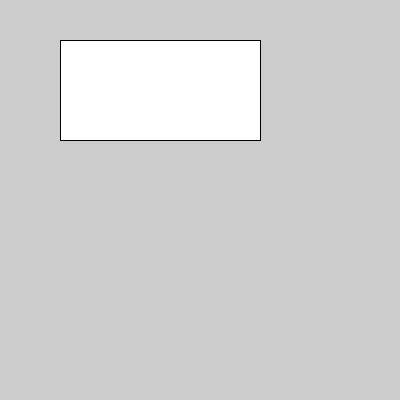
Frame 1 (no input)
Frame 60 (the mouse pressed at the canvas centre just before this capture): identical to frame 1, image omitted
Frame 120 (the mouse held since frame 60 and released just before this capture): identical to frame 1, image omitted

The Processing sketch that drew this single still picture (run headless with seeded random() and noise(); from frame 60 on, the mouse is pressed at the canvas centre):

// Processing sketch: s01_simpledraw
// ── s01_simpledraw.pde
/*
 * Simplest Processing Program showing setup() and draw() functions
 * @author Dov Kruger
 * @created 2014-02-01
 * (c)2014 Ad Astra Education
 * Permission granted to use for non-commercial educational purposes
 * provided this comment is left intact
 */
void setup() {
  size(400,400);
}

void draw() {
  rect(60,40, 200,100);
}
